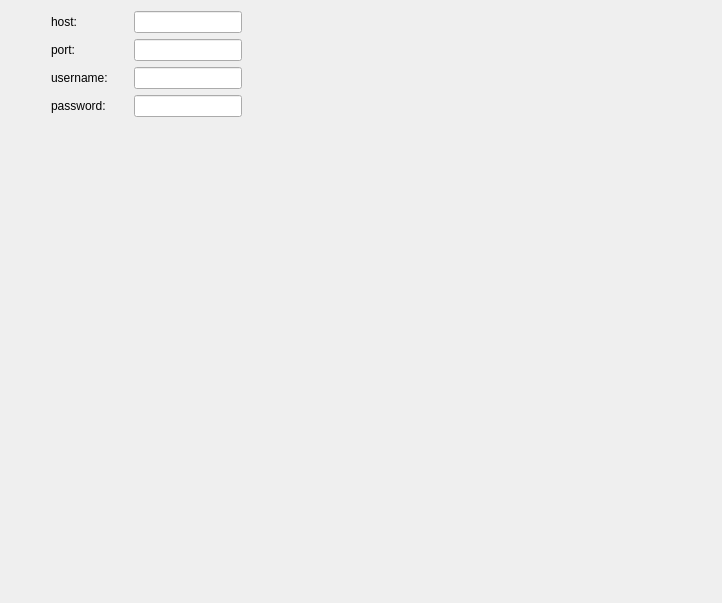
      <widget class="QWidget" name="tab_zcash">
       <attribute name="title">
        <string>Bitzec</string>
       </attribute>
       <layout class="QGridLayout" name="gridLayout_2">
        <item row="0" column="1">
         <widget class="QLabel" name="label_5">
          <property name="text">
           <string>host:</string>
          </property>
         </widget>
        </item>
        <item row="0" column="3">
         <widget class="QLineEdit" name="line_host">
          <property name="text">
           <string/>
          </property>
          <property name="alignment">
           <set>Qt::AlignRight|Qt::AlignTrailing|Qt::AlignVCenter</set>
          </property>
         </widget>
        </item>
        <item row="0" column="4">
         <spacer name="horizontalSpacer_2">
          <property name="orientation">
           <enum>Qt::Horizontal</enum>
          </property>
          <property name="sizeHint" stdset="0">
           <size>
            <width>469</width>
            <height>20</height>
           </size>
          </property>
         </spacer>
        </item>
        <item row="1" column="1">
         <widget class="QLabel" name="label_6">
          <property name="text">
           <string>port:</string>
          </property>
         </widget>
        </item>
        <item row="1" column="3">
         <widget class="QLineEdit" name="line_port">
          <property name="text">
           <string/>
          </property>
          <property name="alignment">
           <set>Qt::AlignRight|Qt::AlignTrailing|Qt::AlignVCenter</set>
          </property>
         </widget>
        </item>
        <item row="1" column="4">
         <spacer name="horizontalSpacer_3">
          <property name="orientation">
           <enum>Qt::Horizontal</enum>
          </property>
          <property name="sizeHint" stdset="0">
           <size>
            <width>469</width>
            <height>20</height>
           </size>
          </property>
         </spacer>
        </item>
        <item row="2" column="1">
         <widget class="QLabel" name="label_7">
          <property name="text">
           <string>username:</string>
          </property>
         </widget>
        </item>
        <item row="2" column="3">
         <widget class="QLineEdit" name="line_user">
          <property name="alignment">
           <set>Qt::AlignRight|Qt::AlignTrailing|Qt::AlignVCenter</set>
          </property>
         </widget>
        </item>
        <item row="2" column="4">
         <spacer name="horizontalSpacer_4">
          <property name="orientation">
           <enum>Qt::Horizontal</enum>
          </property>
          <property name="sizeHint" stdset="0">
           <size>
            <width>469</width>
            <height>20</height>
           </size>
          </property>
         </spacer>
        </item>
        <item row="3" column="1">
         <widget class="QLabel" name="label_8">
          <property name="text">
           <string>password:</string>
          </property>
         </widget>
        </item>
        <item row="3" column="3">
         <widget class="QLineEdit" name="line_password">
          <property name="alignment">
           <set>Qt::AlignRight|Qt::AlignTrailing|Qt::AlignVCenter</set>
          </property>
         </widget>
        </item>
        <item row="3" column="4">
         <spacer name="horizontalSpacer_5">
          <property name="orientation">
           <enum>Qt::Horizontal</enum>
          </property>
          <property name="sizeHint" stdset="0">
           <size>
            <width>469</width>
            <height>20</height>
           </size>
          </property>
         </spacer>
        </item>
        <item row="4" column="2">
         <spacer name="verticalSpacer">
          <property name="orientation">
           <enum>Qt::Vertical</enum>
          </property>
          <property name="sizeHint" stdset="0">
           <size>
            <width>20</width>
            <height>475</height>
           </size>
          </property>
         </spacer>
        </item>
        <item row="0" column="0">
         <spacer name="horizontalSpacer_6">
          <property name="orientation">
           <enum>Qt::Horizontal</enum>
          </property>
          <property name="sizeHint" stdset="0">
           <size>
            <width>40</width>
            <height>20</height>
           </size>
          </property>
         </spacer>
        </item>
       </layout>
      </widget>
